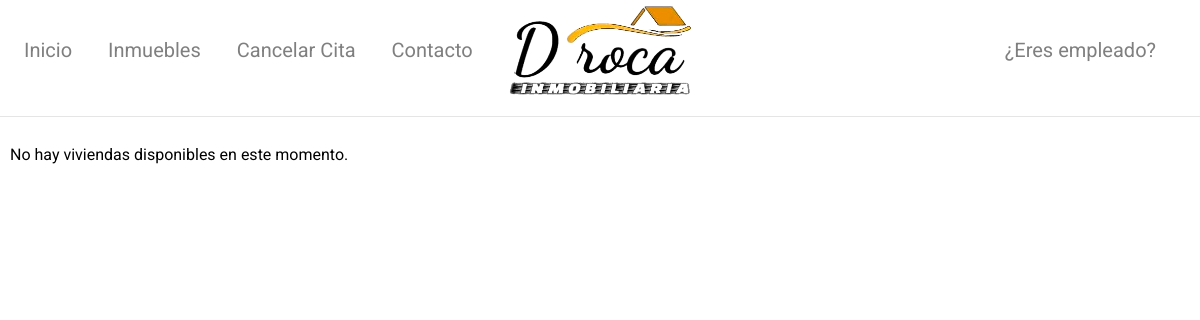
Before: /inmuebles.php with the older database file.
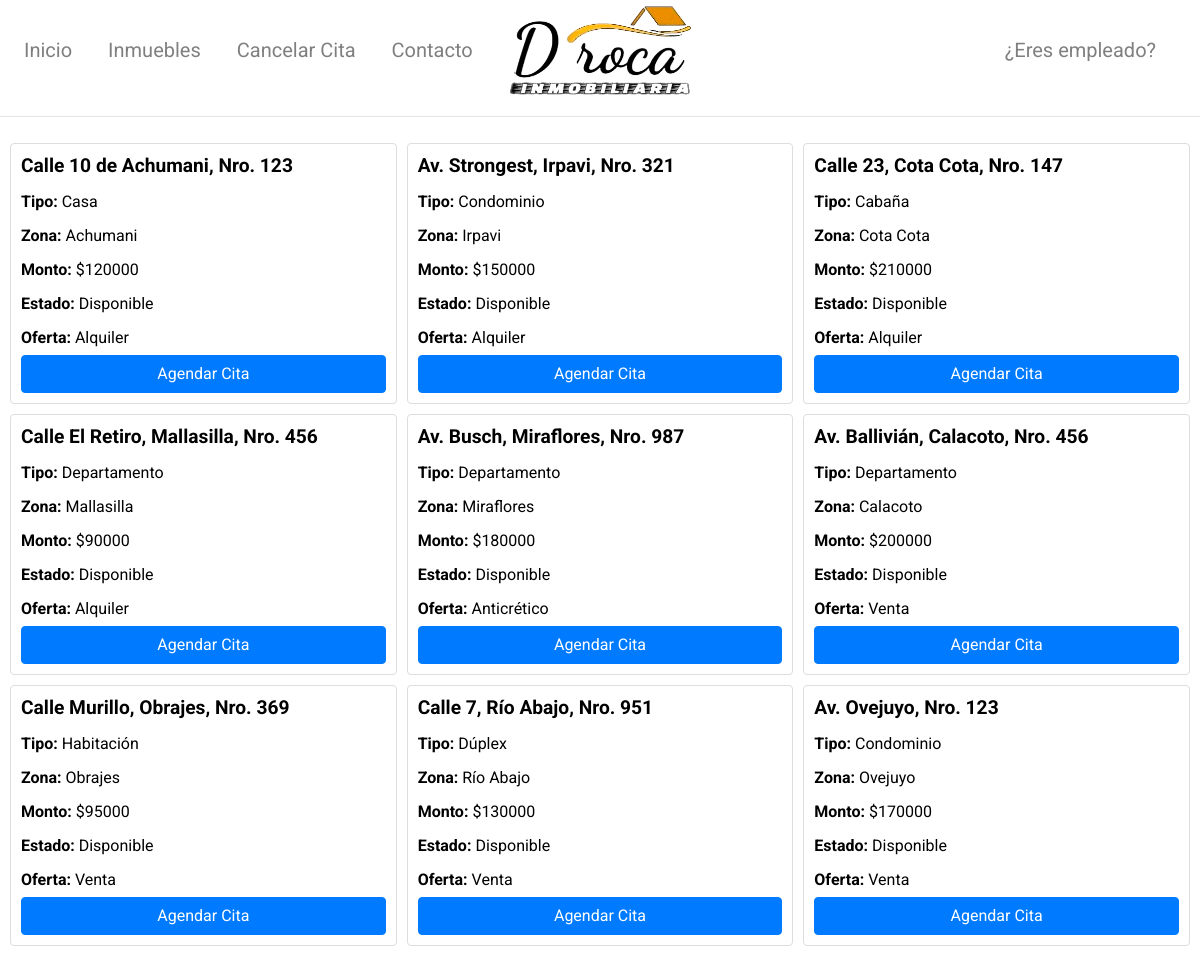
After: the same page with the newer database file.
### tables this page shows
CREATE TABLE Vivienda (
    idVivienda int  NOT NULL AUTO_INCREMENT,
    Direccion varchar(100)  NOT NULL,
    MontoPedido int  NOT NULL,
    Vendido boolean  NOT NULL,
    Zonas_idZona int  NOT NULL,
    TipoVivienda_idTipoV int  NOT NULL,
    TipoOferta_idTipoO int  NOT NULL,
    CONSTRAINT Vivienda_pk PRIMARY KEY (idVivienda)
);

CREATE TABLE TipoVivienda (
    idTipoV int  NOT NULL AUTO_INCREMENT,
    Vivienda varchar(100)  NOT NULL,
    CONSTRAINT TipoVivienda_pk PRIMARY KEY (idTipoV)
);

CREATE TABLE Zonas (
    idZona int  NOT NULL AUTO_INCREMENT,
    Zona varchar(100)  NOT NULL,
    CONSTRAINT Zonas_pk PRIMARY KEY (idZona)
);

CREATE TABLE TipoOferta (
    idTipoO int  NOT NULL AUTO_INCREMENT,
    Oferta varchar(100)  NOT NULL,
    CONSTRAINT TipoOferta_pk PRIMARY KEY (idTipoO)
);

### Logica/sql.php (called while the page is built, shortened)
<?php
function Conectarse()
{
    if (!($link = mysqli_connect("localhost", "root", ""))) {
        return 0;
    }
    return $link;
}
function obtenerViviendasDisponibles() {
    $conexion = Conectarse();
    $consulta = "
        SELECT
            V.idVivienda,
            V.Direccion,
            V.MontoPedido,
            V.Vendido,
            Z.Zona,
            TV.Vivienda AS TipoVivienda,
            TOF.Oferta AS TipoOferta
        FROM
            Vivienda V
        JOIN
            Zonas Z ON V.Zonas_idZona = Z.idZona
        JOIN
            TipoVivienda TV ON V.TipoVivienda_idTipoV = TV.idTipoV
        JOIN
            TipoOferta TOF ON V.TipoOferta_idTipoO = TOF.idTipoO
        WHERE
            V.Vendido = FALSE;
    ";
    $resultado = mysqli_query($conexion, $consulta);
    if ($resultado) {
        $viviendas = mysqli_fetch_all($resultado, MYSQLI_ASSOC);
    } else {
        $viviendas = [];
    }
    return $viviendas;
}
?>

### inmuebles.php (the view, shortened to what this page needs)
<!DOCTYPE html>
<html lang="es">
<head>
  <link href="https://maxcdn.bootstrapcdn.com/bootstrap/4.5.2/css/bootstrap.min.css" rel="stylesheet">
</head>
<body>
  <?php include('header.php'); ?>
  <hr>
  <div class="grid-container">
  <?php
include('Logica/sql.php');
$viviendas = obtenerViviendasDisponibles();
if (!empty($viviendas)) {
    foreach ($viviendas as $index => $fila) {
        echo "<div class='card'>";
        echo "<h2>{$fila['Direccion']}</h2>";
        echo "<p><strong>Tipo:</strong> {$fila['TipoVivienda']}</p>";
        echo "<p><strong>Zona:</strong> {$fila['Zona']}</p>";
        echo "<p><strong>Monto:</strong> \${$fila['MontoPedido']}</p>";
        echo "<p><strong>Estado:</strong> Disponible</p>";
        echo "<p><strong>Oferta:</strong> {$fila['TipoOferta']}</p>";
        echo "<button class='btn btn-primary' onclick='openModal($index)'>Agendar Cita</button>";
        echo "</div>";
    }
} else {
    echo "<p>No hay viviendas disponibles en este momento.</p>";
}
?>
  </div>
</body>
</html>

Changed rows visible on the page:
added vivienda: Direccion "Calle 10 de Achumani, Nro. 123", TipoVivienda_idTipoV.Vivienda "Casa", Zonas_idZona.Zona "Achumani", MontoPedido "120000", TipoOferta_idTipoO.Oferta "Alquiler"
added vivienda: Direccion "Av. Strongest, Irpavi, Nro. 321", TipoVivienda_idTipoV.Vivienda "Condominio", Zonas_idZona.Zona "Irpavi", MontoPedido "150000", TipoOferta_idTipoO.Oferta "Alquiler"
added vivienda: Direccion "Calle 23, Cota Cota, Nro. 147", TipoVivienda_idTipoV.Vivienda "Cabaña", Zonas_idZona.Zona "Cota Cota", MontoPedido "210000", TipoOferta_idTipoO.Oferta "Alquiler"
added vivienda: Direccion "Calle El Retiro, Mallasilla, Nro. 456", TipoVivienda_idTipoV.Vivienda "Departamento", Zonas_idZona.Zona "Mallasilla", MontoPedido "90000", TipoOferta_idTipoO.Oferta "Alquiler"
added vivienda: Direccion "Av. Busch, Miraflores, Nro. 987", TipoVivienda_idTipoV.Vivienda "Departamento", Zonas_idZona.Zona "Miraflores", MontoPedido "180000", TipoOferta_idTipoO.Oferta "Anticrético"
added vivienda: Direccion "Av. Ballivián, Calacoto, Nro. 456", TipoVivienda_idTipoV.Vivienda "Departamento", Zonas_idZona.Zona "Calacoto", MontoPedido "200000", TipoOferta_idTipoO.Oferta "Venta"
added vivienda: Direccion "Calle Murillo, Obrajes, Nro. 369", TipoVivienda_idTipoV.Vivienda "Habitación", Zonas_idZona.Zona "Obrajes", MontoPedido "95000", TipoOferta_idTipoO.Oferta "Venta"
added vivienda: Direccion "Calle 7, Río Abajo, Nro. 951", TipoVivienda_idTipoV.Vivienda "Dúplex", Zonas_idZona.Zona "Río Abajo", MontoPedido "130000", TipoOferta_idTipoO.Oferta "Venta"
added vivienda: Direccion "Av. Ovejuyo, Nro. 123", TipoVivienda_idTipoV.Vivienda "Condominio", Zonas_idZona.Zona "Ovejuyo", MontoPedido "170000", TipoOferta_idTipoO.Oferta "Venta"
Other visible differences:
text no longer shown: "No hay viviendas disponibles en este momento."
